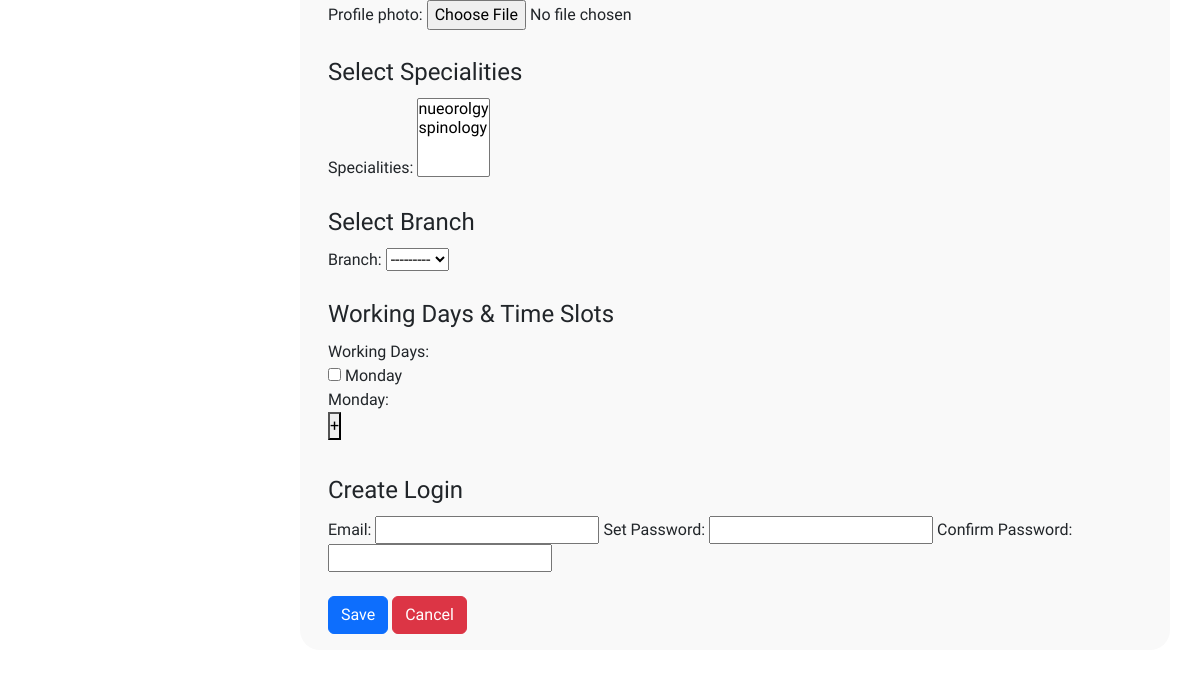
The app's page /therapist/add/ (lower part), older data.
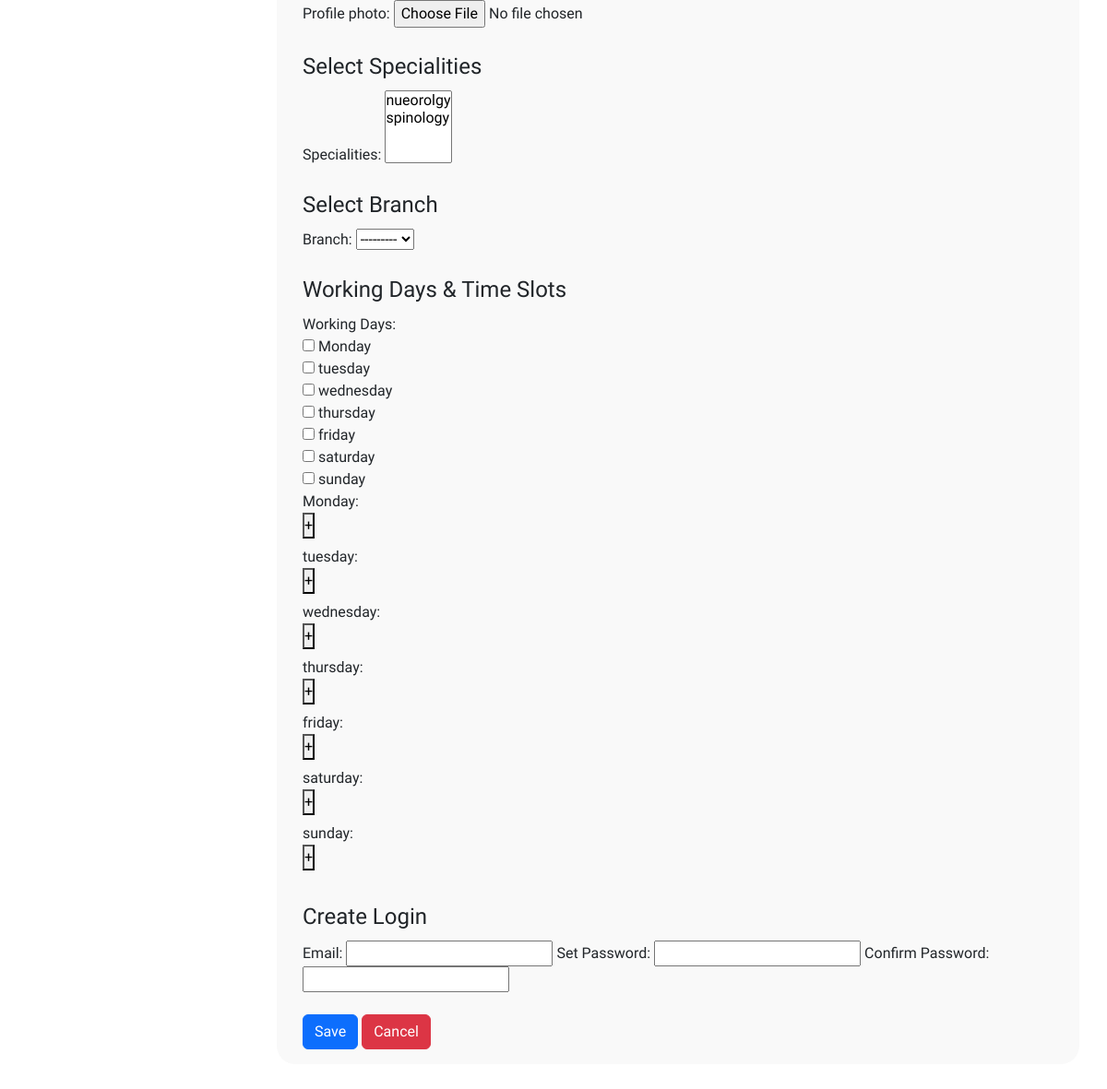
The same page, newer data.
### receptionist/models.py (models this page shows)
class WorkingDay(models.Model):
    day_name = models.CharField(max_length=20)
    weekday_number = models.IntegerField()  # <-- Add this line
    def __str__(self):
        return self.day_name

### receptionist/views.py (the view)
# urls.py: path('therapist/add/', views.add_new_therapist, name='add_new_therapist'),
@transaction.atomic  # Ensures database integrity
def add_new_therapist(request):
    context = {}
    if request.method == "POST":
        form = AddTherapistForm(request.POST, request.FILES)
        if form.is_valid():
            try:
                new_therapist = form.save(commit=False)
                new_therapist.save()
                existing_specialities = new_therapist.specialities.all().values_list('id', flat=True)
                new_specialities = form.cleaned_data['specialities']
                for speciality in new_specialities:
                    if speciality.id in existing_specialities:
                        raise IntegrityError(f"Duplicate speciality entry for therapist_id {new_therapist.id}")
                user = User.objects.create_user(
                    username=form.cleaned_data['email'],
                    email=form.cleaned_data['email'],
                    password=form.cleaned_data['password1'],
                )
                TherapistLogin.objects.create(
                    therapist=new_therapist,
                    user=user,
                    profile_photo=form.cleaned_data['profile_photo']
                )
                working_days_selected = form.cleaned_data['working_days']
                for day in working_days_selected:
                    time_slot_str = request.POST.get(f'time_slot_{day.day_name.lower()}')
                    if time_slot_str:
                        time_slots = time_slot_str.split(", ")
                        working_day_rel = TherapistWorkingDay.objects.create(
                            therapist=new_therapist, working_day=day)
                        for time in time_slots:
                            start, end = time.split("-")
                            new_time_slot = TimeSlot.objects.create(start_time=start, end_time=end)
                            working_day_rel.time_slots.add(new_time_slot)
                    return redirect('therapist_list')
            except IntegrityError as e:  # Changed Exception to IntegrityError
                context['error'] = f"Integrity Error: {e}"
                transaction.rollback()
            except Exception as e:  # General exception
                context['error'] = str(e)
                transaction.rollback()
    else:
        form = AddTherapistForm()
    context['form'] = form
    context['time_slot_fields'] = form.time_slot_fields  # Add the new attribute to the context
    return render(request, 'add_new_therapist.html', context)

### receptionist/models.py (called while the page is built)
    def __str__(self):
        return self.name

    def __str__(self):
        return self.name

### templates/add_new_therapist.html (shortened to what this page needs)
{% extends 'base.html' %}
{% load custom_filters %}
{% load static %}
{% block content %}
    <div class="container mt-5">
        <form  id="therapistForm" method="post" enctype="multipart/form-data">
            <fieldset class="mb-4">
                {{ form.profile_photo.label_tag }} {{ form.profile_photo }}
            </fieldset>
            <fieldset class="mb-4">
                <legend>Select Specialities</legend>
                {{ form.specialities.label_tag }}
                {{ form.specialities }}
            </fieldset>
            <fieldset class="mb-4">
                <legend>Select Branch</legend>
                {{ form.branch.label_tag }}
                {{ form.branch }}
            </fieldset>
            <fieldset class="mb-4">
                <legend>Working Days & Time Slots</legend>
                {{ form.working_days.label_tag }}
                {{ form.working_days }}
                {% for day in form.fields.working_days.queryset %}
                    <div class="mb-2" id="{{ day.day_name|lower }}">
                        <label>{{ day.day_name }}:</label>
                        <div class="time-slots">
                            <button type="button" onclick="addTimeSlot('{{ day.day_name|lower }}')">+</button>
                        </div>
                    </div>
                {% endfor %}
            </fieldset>
            <fieldset class="mb-4">
                <legend>Create Login</legend>
                {{ form.email.label_tag }} {{ form.email }}
                {{ form.password1.label_tag }} {{ form.password1 }}
                {{ form.password2.label_tag }} {{ form.password2 }}
            </fieldset>
            <button type="submit" class="btn btn-primary">Save</button>
            <a href="{% url 'list_therapists' %}" class="btn btn-danger">Cancel</a>
        </form>
    </div>
    {% endblock %}

Row changes from the older to the newer data that the page shows:
added WorkingDay: day_name "tuesday"
added WorkingDay: day_name "wednesday"
added WorkingDay: day_name "thursday"
added WorkingDay: day_name "friday"
added WorkingDay: day_name "saturday"
added WorkingDay: day_name "sunday"
Text that changed along with them:
form field working_days: "☐" → "☐ ☐ ☐ ☐ ☐ ☐ ☐"
text no longer shown: "Monday"
text now shown: "Monday tuesday wednesday thursday friday saturday sunday"
